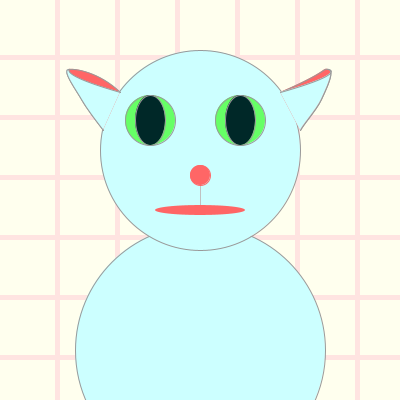
Frame 1 (no input)
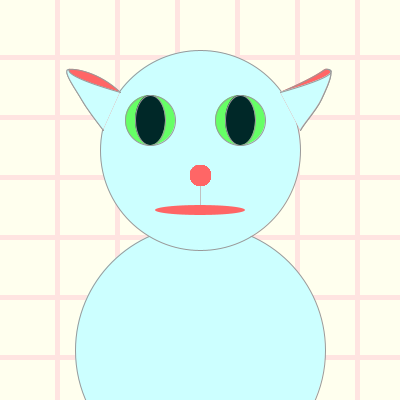
Frame 60 (the mouse pressed at the canvas centre just before this capture)
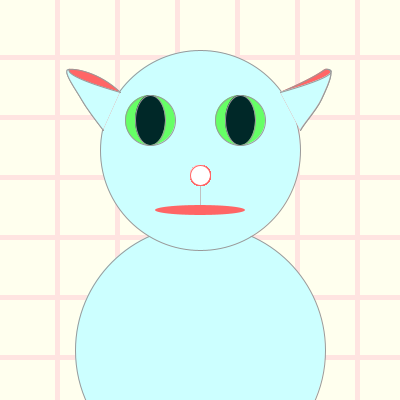
Frame 120 (the mouse held since frame 60 and released just before this capture)

The Processing sketch that drew these frames (run headless with seeded random() and noise(); from frame 60 on, the mouse is pressed at the canvas centre):

// Processing sketch: processing_24057
// ── processing_24057.pde

void setup() {
  background(255, 228, 225);
  size(400,400); //the size of the canvas by 1000,1000
  smooth(); //smooth the shape
  fill (0,26); //color in blak with alpha 26
  noStroke(); //don't outline the object 

for (int y =0; y < height; y= y+60) {
for (int x=0; x < width; x= x+60) {
fill (255, 255, 238);  
  rect(x, y, 55, 55);
}
}

stroke(153);
fill (204, 255, 255); 
ellipse(200, 350, width/1.6, height/1.6);

stroke(153);
fill (204, 255, 255); 
ellipse(200, 150, width/2, height/2);


//left ear

beginShape();
fill (255, 102, 102); 
curveVertex(194,  191);
curveVertex(120,  92);
curveVertex(68,  69);
curveVertex(81,  99);
curveVertex(103, 130);
curveVertex(120, 150);
endShape();

beginShape();
fill (204, 255, 255); 
curveVertex(494,  191);
curveVertex(120,  92);
curveVertex(68,  69);
curveVertex(81,  99);
curveVertex(103, 130);
curveVertex(120, 150);
endShape();

//right ear

beginShape();
fill (255, 102, 102); 
curveVertex(25,  201);
curveVertex(280,  92);
curveVertex(328,  69);
curveVertex(321,  99);
curveVertex(300, 130);
curveVertex(300, 140);
endShape();

beginShape();
fill (204, 255, 255); 
curveVertex(-140,  201);
curveVertex(280,  92);
curveVertex(328,  69);
curveVertex(321,  99);
curveVertex(300, 130);
curveVertex(300, 140);
endShape();

//left eye 
stroke(153);
fill (102, 255, 102); 
ellipse(150, 120, 50, 50);

stroke(153);
fill (0, 40, 40); 
ellipse(150, 120, 30, 50);

//right eye 
stroke(153);
fill (102, 255, 102); 
ellipse(240, 120, 50, 50);

stroke(153);
fill (0, 40, 40); 
ellipse(240, 120, 30, 50);

//mouth nose join 
stroke(193);
line(200, 170, 200, 210);

//mouth
noStroke();
fill (255, 102, 102); 
ellipse(200, 210, 90, 10);

//nose
}
void draw () {
  smooth();
  stroke(255, 102, 102);
ellipse(200, 175, 20, 20);  
if (mousePressed) {
   fill (255); 
}
else {
  stroke(255, 102, 102);
  fill (255, 102, 102);
}
}
